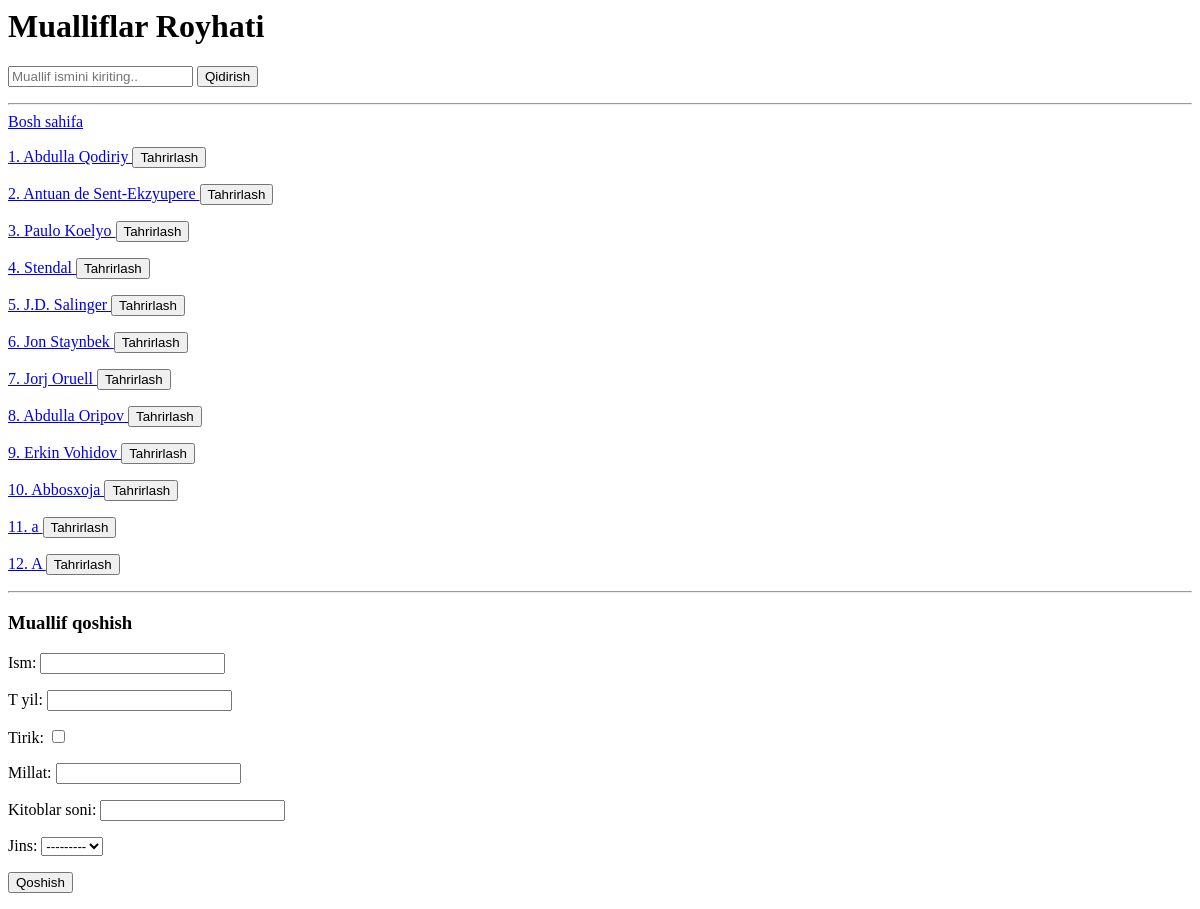
The page /mualliflar/ on the database as committed earlier.
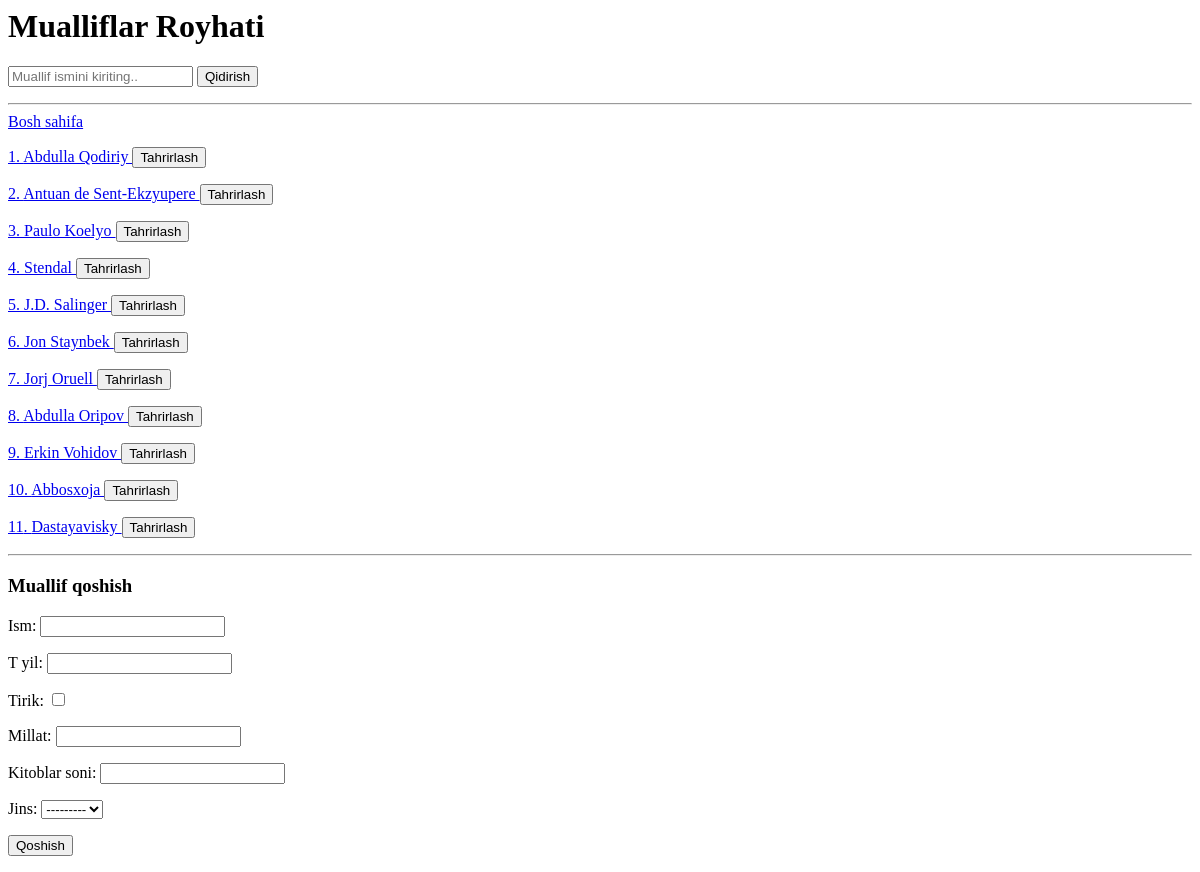
The same page on the database as committed later.
### main/models.py (models this page shows, shortened)
class Muallif(models.Model):
    ism = models.CharField(max_length=50)
    t_yil = models.DateField(blank=True, null=True)
    tirik = models.BooleanField(default=False)
    millat = models.CharField(max_length=50,blank=True, null=True)
    kitoblar_soni = models.PositiveSmallIntegerField(blank=True, null=True)
    jins = models.CharField(max_length=50, choices=(("Erkak","Erkak"),("Ayol","Ayol")))
    class Meta:
        verbose_name_plural = "Mualliflar"

### main/views.py (the view)
# urls.py: path('mualliflar/', mualliflar_view, name= 'mualliflar'),
def mualliflar_view(request):
    if request.method == "POST":
        form = MuallifForm(request.POST)
        if form.is_valid():
            form.save()
        return redirect("mualliflar")
    muallif = Muallif.objects.all()
    qsoz1 = request.GET.get("qsoz1")
    if qsoz1 is not None:
        muallif = Muallif.objects.filter(ism__icontains=qsoz1)
    context = {"mualliflar": muallif, 'qsoz1': qsoz1 , 'form': MuallifForm() }
    return render(request, "mualliflar.html", context)

### main/forms.py
class MuallifForm(forms.ModelForm):
    class Meta:
        model = Muallif
        fields = '__all__'

### templates/mualliflar.html (shortened to what this page needs)
<h1>Mualliflar Royhati</h1>
<form>
    <input type="text" name="qsoz1" placeholder="Muallif ismini kiriting.."
    {% if qsoz1 %} value="{{qsoz1}}" {% endif %}>
    <button>
        Qidirish
    </button>
</form>
<hr>
<a href="/">Bosh sahifa</a>
{% for muallif in mualliflar %}
 <a href="/mualliflar/{{muallif.id}}/">
<p>
    {{ forloop.counter }}. {{muallif.ism}}
    <a href="/mualliflar/{{muallif.id}}/update/">
        <button>Tahrirlash</button>
</a>
</p>
 </a>
{% endfor %}
<hr>
<h3>Muallif qoshish</h3>
<form method="post">
    {{ form.as_p }}
    <button>Qoshish</button>
</form>

Rows that differ between the two databases and show on the page:
removed Muallif: ism "a"
removed Muallif: ism "A"
added Muallif: ism "Dastayavisky"
